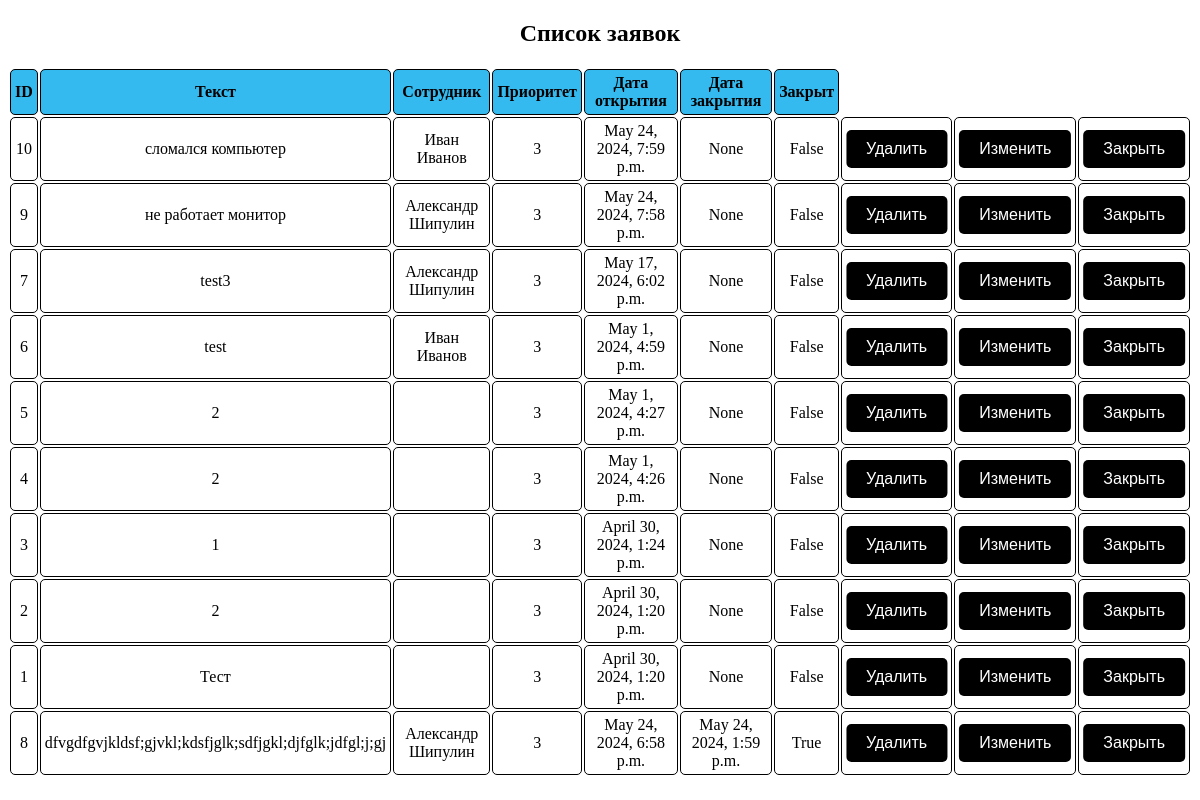
Page /tickets (signed in) on the earlier database version.
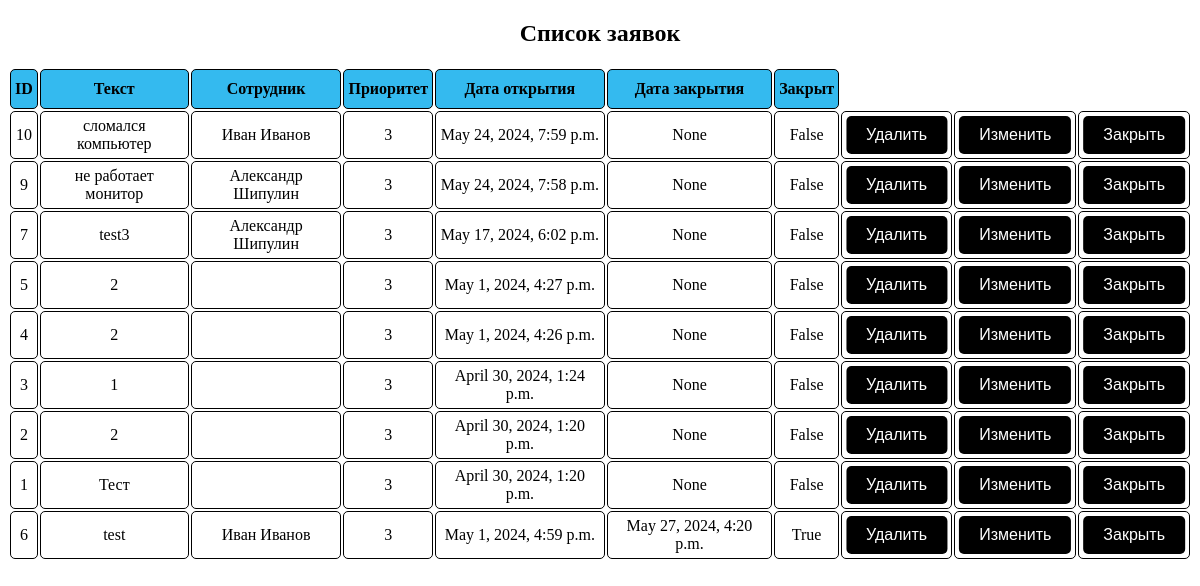
Same page on the later database version.
### hdver2/models.py (models this page shows)
class Ticket(models.Model):
    text = models.TextField()
    employee = models.ForeignKey(User, on_delete=models.SET_NULL, null=True, blank=True)
    date_opened = models.DateTimeField()
    date_closed = models.DateTimeField(blank=False, null=True)
    priority = models.IntegerField(default=3)
    is_closed = models.BooleanField(default=0)
    class Meta:
        ordering = ["is_closed", "-date_opened"]

### hdver2/views.py (the view)
# urls.py: path('tickets', views.ticket, name='tickets'),
@permission_required('admin')
def ticket(request):
    tickets = Ticket.objects.all()
    return render(request, 'hd/tickets.html', {"tickets": tickets})

### templates/hd/tickets.html (shortened to what this page needs)
<!DOCTYPE html>
<html lang="en">
{% load static %}
<link rel="stylesheet" href="{% static 'css/styles.css' %}/">
<head>
</head>
<body>
{% if tickets.count > 0 %}
    <div >
    <h2 align="center">Список заявок</h2>
    <table class="sortable">
    <tr>
        <th>ID</th>
        <th>Текст</th>
        <th>Сотрудник</th>
        <th>Приоритет</th>
        <th>Дата открытия</th>
        <th>Дата закрытия</th>
        <th>Закрыт</th>
    </tr>
        {% for ticket in tickets %}
            <tr>
            <td>{{ ticket.id }}</td>
            <td>{{ ticket.text }}</td>
            <td>{{ ticket.employee.first_name }} {{ ticket.employee.last_name }}</td>
            <td>{{ ticket.priority }}</td>
            <td>{{ ticket.date_opened }}</td>
            <td>{{ ticket.date_closed }}</td>
            <td>{{ ticket.is_closed }}</td>
            <td><a href="delete/{{ ticket.id }}" class="btn">Удалить</a></td>
            <td><a href="edit/{{ ticket.id }}" class="btn">Изменить</a></td>
            <td><a href="close/{{ ticket.id }}" class="btn">Закрыть</a></td>
            </tr>
        {% endfor %}
    </table>
    </div>
{% endif %}
</body>
</html>

Differences in the rows shown:
removed Ticket: id "8", text "dfvgdfgvjkldsf;gjvkl;kdsfjglk;sdfjgkl;djfglk;jdfgl;j;gj", employee.first_name "Александр", employee.last_name "Шипулин", priority "3", date_opened "May 24, 2024, 6:58 p.m.", date_closed "May 24, 2024, 1:59 p.m.", is_closed "True"
changed Ticket "test": date_closed "None" → "May 27, 2024, 4:20 p.m."; is_closed "False" → "True"; moves down the list
